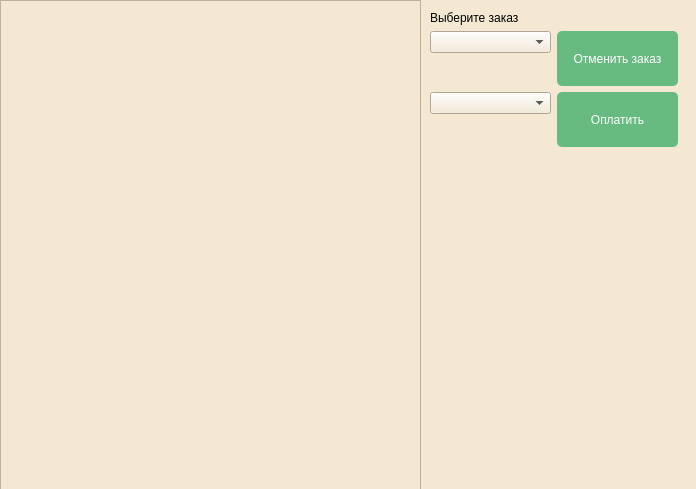
<?xml version="1.0" encoding="UTF-8"?>
<ui version="4.0">
 <class>Dialog_order_history</class>
 <widget class="QDialog" name="Dialog_order_history">
  <property name="geometry">
   <rect>
    <x>0</x>
    <y>0</y>
    <width>696</width>
    <height>489</height>
   </rect>
  </property>
  <property name="minimumSize">
   <size>
    <width>696</width>
    <height>489</height>
   </size>
  </property>
  <property name="maximumSize">
   <size>
    <width>696</width>
    <height>489</height>
   </size>
  </property>
  <property name="windowTitle">
   <string>Мастер пол | Просмотр заказов</string>
  </property>
  <property name="styleSheet">
   <string notr="true">background-color: rgb(244, 232, 211);</string>
  </property>
  <widget class="QWidget" name="layoutWidget">
   <property name="geometry">
    <rect>
     <x>430</x>
     <y>10</y>
     <width>250</width>
     <height>137</height>
    </rect>
   </property>
   <layout class="QFormLayout" name="formLayout">
    <item row="0" column="0">
     <widget class="QLabel" name="label">
      <property name="text">
       <string>Выберите заказ</string>
      </property>
     </widget>
    </item>
    <item row="1" column="0">
     <widget class="QComboBox" name="comboBox_name_change">
      <property name="minimumSize">
       <size>
        <width>121</width>
        <height>0</height>
       </size>
      </property>
     </widget>
    </item>
    <item row="1" column="1">
     <widget class="QPushButton" name="pushButton_cancel_order">
      <property name="sizePolicy">
       <sizepolicy hsizetype="Fixed" vsizetype="Fixed">
        <horstretch>121</horstretch>
        <verstretch>121</verstretch>
       </sizepolicy>
      </property>
      <property name="minimumSize">
       <size>
        <width>121</width>
        <height>55</height>
       </size>
      </property>
      <property name="styleSheet">
       <string notr="true">QPushButton 
{     
background-color: #67BA80;  /* Цвет фона кнопки */    
color: white;  /* Цвет текста */     border-radius: 5px;  /* Скругленные углы */ 
}</string>
      </property>
      <property name="text">
       <string>Отменить заказ</string>
      </property>
     </widget>
    </item>
    <item row="2" column="1">
     <widget class="QPushButton" name="pushButton_buy">
      <property name="sizePolicy">
       <sizepolicy hsizetype="Fixed" vsizetype="Fixed">
        <horstretch>121</horstretch>
        <verstretch>121</verstretch>
       </sizepolicy>
      </property>
      <property name="minimumSize">
       <size>
        <width>121</width>
        <height>55</height>
       </size>
      </property>
      <property name="styleSheet">
       <string notr="true">QPushButton 
{     
background-color: #67BA80;  /* Цвет фона кнопки */    
color: white;  /* Цвет текста */     border-radius: 5px;  /* Скругленные углы */ 
}</string>
      </property>
      <property name="text">
       <string>Оплатить</string>
      </property>
     </widget>
    </item>
    <item row="2" column="0">
     <widget class="QComboBox" name="comboBox_change_order">
      <property name="minimumSize">
       <size>
        <width>121</width>
        <height>0</height>
       </size>
      </property>
     </widget>
    </item>
   </layout>
  </widget>
  <widget class="QTableWidget" name="tableWidget_orders_output">
   <property name="geometry">
    <rect>
     <x>0</x>
     <y>0</y>
     <width>421</width>
     <height>491</height>
    </rect>
   </property>
  </widget>
  <widget class="QLabel" name="label_2">
   <property name="enabled">
    <bool>true</bool>
   </property>
   <property name="geometry">
    <rect>
     <x>430</x>
     <y>150</y>
     <width>111</width>
     <height>111</height>
    </rect>
   </property>
   <property name="sizePolicy">
    <sizepolicy hsizetype="Minimum" vsizetype="Minimum">
     <horstretch>55</horstretch>
     <verstretch>55</verstretch>
    </sizepolicy>
   </property>
   <property name="maximumSize">
    <size>
     <width>111</width>
     <height>111</height>
    </size>
   </property>
   <property name="text">
    <string/>
   </property>
   <property name="pixmap">
    <pixmap>../task and images/Мастер пол.png</pixmap>
   </property>
   <property name="scaledContents">
    <bool>true</bool>
   </property>
  </widget>
 </widget>
 <resources/>
 <connections/>
</ui>
